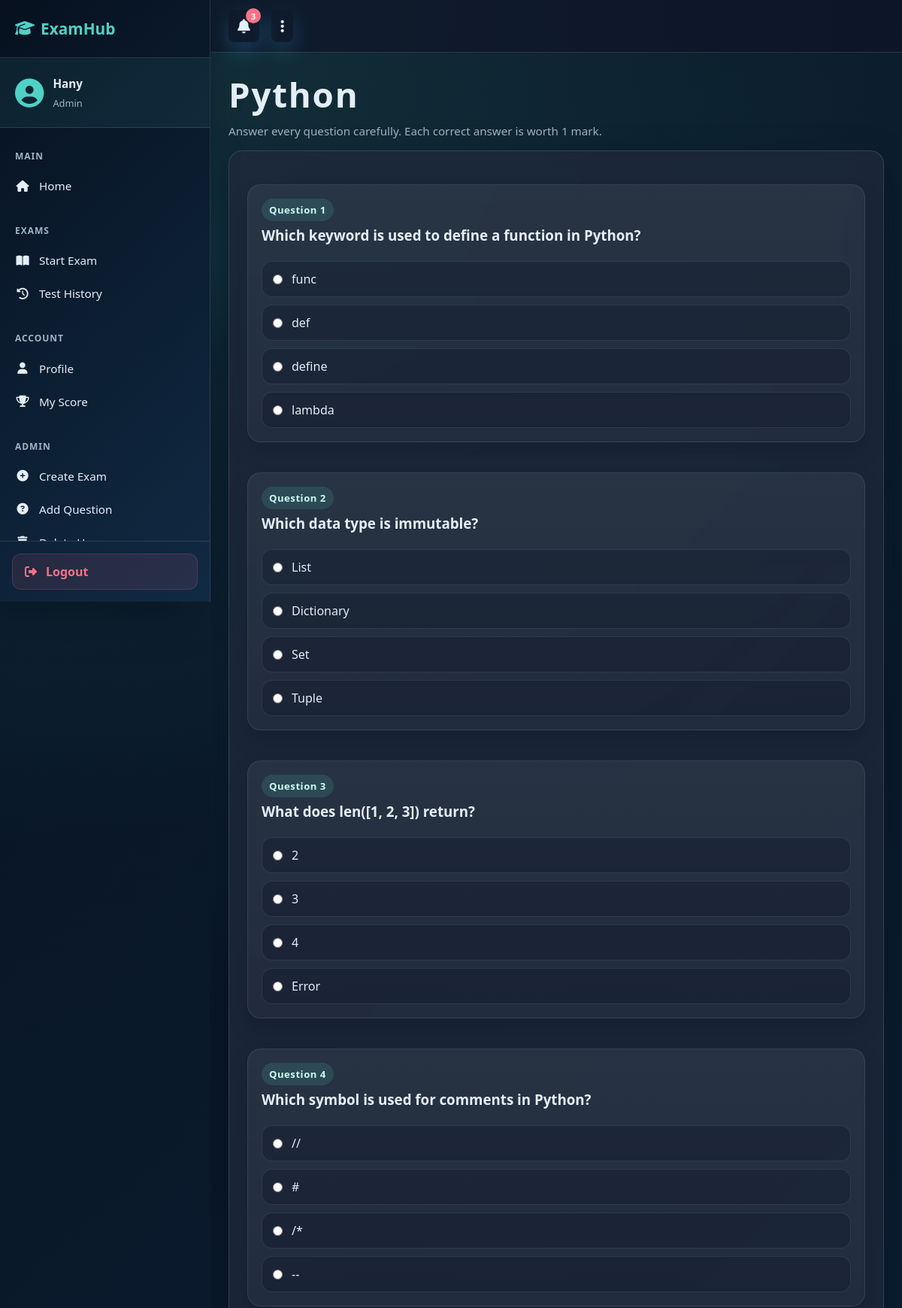
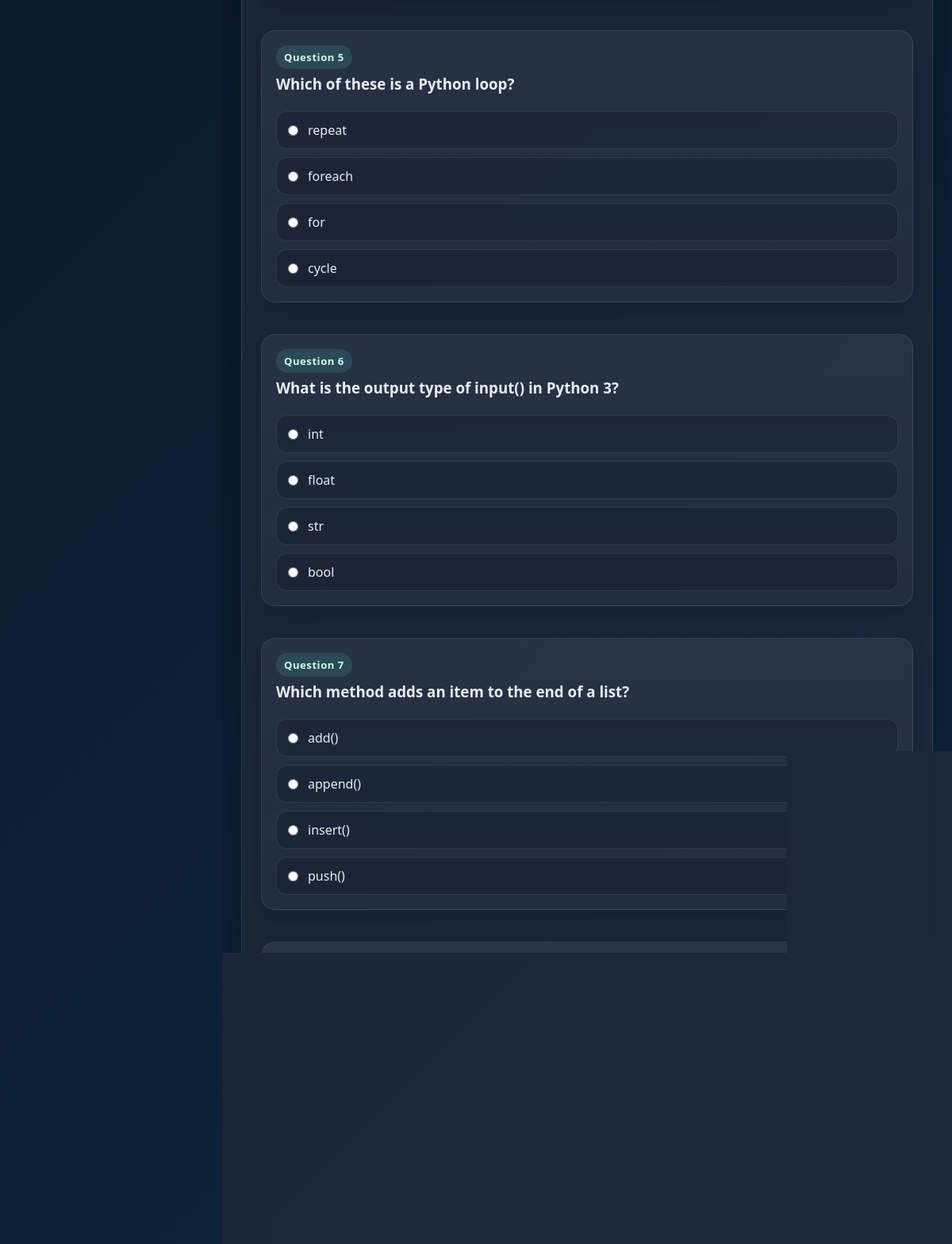
/start_exam/3 (signed in, upper part), run on the app's committed database (2 pictures, top to bottom).
### tables this page shows
CREATE TABLE exams (
    id INTEGER PRIMARY KEY AUTOINCREMENT,
    name TEXT NOT NULL,
    total_marks INTEGER CHECK(total_marks > 0)
);

CREATE TABLE questions (
    id INTEGER PRIMARY KEY AUTOINCREMENT,
    exam_id INTEGER,
    question TEXT,
    option1 TEXT,
    option2 TEXT,
    option3 TEXT,
    option4 TEXT,
    correct_answer INTEGER
);

### app.py (the view, shortened to what this page needs)
@app.route("/start_exam/<int:exam_id>", methods=["GET", "POST"])
def take_exam(exam_id):
    if "user" not in session:
        return redirect("/")
    try:
        exam = get_exam_by_id(exam_id)
        if not exam:
            return "Exam not found", 404
        questions = get_questions(exam_id)
        return render_template("quiz.html", questions=questions, exam_name=exam[1])
    except Exception as e:
        return f"Error: {e}"

### config/db_config.py (called while the page is built)
def get_connection():
    db_path = os.getenv("DB_PATH", "exam.db")
    return sqlite3.connect(db_path)

### services/exam_service.py (called while the page is built)
def get_exam_by_id(exam_id):
    conn = get_connection()
    cur = conn.cursor()
    cur.execute("SELECT * FROM exams WHERE id=?", (exam_id,))
    data = cur.fetchone()
    conn.close()
    return data

def get_questions(exam_id):
    conn = get_connection()
    cur = conn.cursor()
    cur.execute("SELECT * FROM questions WHERE exam_id=?", (exam_id,))
    data = cur.fetchall()
    conn.close()
    return data

### templates/quiz.html (shortened to what this page needs)
{% extends "base.html" %}
{% block content %}
<div class="page-intro">
    <h1 class="page-title">{{ exam_name }}</h1>
    <p class="subtle page-subtitle">Answer every question carefully. Each correct answer is worth 1 mark.</p>
</div>
<div class="container">
<form method="POST">
{% for q in questions %}
    <div class="card">
        <div class="quiz-head">
            <span class="question-index">Question {{ loop.index }}</span>
            <h3>{{ q[2] }}</h3>
        </div>
        <div class="option-list">
            <label class="option">
                <input type="radio" name="{{ q[0] }}" value="1" required>
                <span>{{ q[3] }}</span>
            </label>
            <label class="option">
                <input type="radio" name="{{ q[0] }}" value="2">
                <span>{{ q[4] }}</span>
            </label>
            <label class="option">
                <input type="radio" name="{{ q[0] }}" value="3">
                <span>{{ q[5] }}</span>
            </label>
            <label class="option">
                <input type="radio" name="{{ q[0] }}" value="4">
                <span>{{ q[6] }}</span>
            </label>
        </div>
    </div>
{% endfor %}
</form>
</div>
{% endblock %}

### static/style.css (style rules this page uses)
:root { --bg-start: #07111f; --bg-end: #102a43; --surface: rgba(15, 23, 42, 0.8); --surface-strong: rgba(15, 23, 42, 0.95); --card: rgba(30, 41, 59, 0.84); --text: #e5eef7; --muted: #9fb3c8; --primary: #4fd1c5; --primary-strong: #38bdf8; --accent: #f59e0b; --danger: #fb7185; --border: rgba(148, 163, 184, 0.22); --shadow: 0 20px 50px rgba(2, 8, 23, 0.38); }
* { margin: 0; padding: 0; box-sizing: border-box; }
body { min-height: 100vh; padding: 0; display: flex; flex-direction: row; color: var(--text); font-family: "Segoe UI", "Trebuchet MS", "Verdana", sans-serif; background: radial-gradient(circle at top left, rgba(79, 209, 197, 0.22), transparent 26%), radial-gradient(circle at bottom right, rgba(245, 158, 11, 0.18), transparent 24%), linear-gradient(135deg, var(--bg-start), var(--bg-end)); overflow-x: hidden; }
body::before, body::after { content: ""; position: fixed; inset: auto; width: 260px; height: 260px; border-radius: 999px; filter: blur(50px); opacity: 0.35; pointer-events: none; z-index: 0; }
body::before { top: 5%; left: 3%; background: rgba(56, 189, 248, 0.35); }
body::after { bottom: 3%; right: 4%; background: rgba(79, 209, 197, 0.3); }
h1 { position: relative; z-index: 1; margin-top: 6px; text-align: center; font-size: clamp(2rem, 3.8vw, 3.2rem); letter-spacing: 0.04em; font-weight: 800; }
h2, h3, p, form, table { position: relative; z-index: 1; }
p { color: var(--muted); line-height: 1.6; }
.page-intro { margin-bottom: 14px; }
.page-title { margin-top: 0; margin-bottom: 6px; text-align: left; }
.page-subtitle { margin-bottom: 0; }
.container { position: relative; z-index: 1; width: min(100%, 460px); margin-top: 14px; padding: 28px; border-radius: 26px; background: linear-gradient(180deg, var(--surface), rgba(15, 23, 42, 0.72)); border: 1px solid var(--border); box-shadow: var(--shadow); backdrop-filter: blur(14px); text-align: center; }
form { display: grid; gap: 12px; margin-top: 6px; }
input, select, textarea { width: 100%; padding: 13px 16px; border-radius: 14px; border: 1px solid rgba(148, 163, 184, 0.25); background: rgba(2, 6, 23, 0.35); color: var(--text); outline: none; transition: border-color 0.2s ease, box-shadow 0.2s ease, transform 0.2s ease; }
input::placeholder { color: #86a2bb; }
.card { margin: 14px 0; padding: 18px; border-radius: 18px; background: linear-gradient(180deg, rgba(255, 255, 255, 0.06), rgba(255, 255, 255, 0.03)); border: 1px solid rgba(148, 163, 184, 0.16); text-align: left; box-shadow: 0 14px 26px rgba(2, 8, 23, 0.18); transition: transform 0.2s ease, border-color 0.2s ease, background 0.2s ease; }
.card h3, .card h4 { margin-bottom: 8px; }
.meta, .subtle { color: var(--muted); font-size: 0.95rem; }
.quiz-head { display: flex; flex-direction: column; gap: 6px; margin-bottom: 14px; }
.question-index { display: inline-flex; width: fit-content; padding: 6px 10px; border-radius: 999px; background: rgba(79, 209, 197, 0.14); color: #ccfbf1; font-size: 0.82rem; font-weight: 700; letter-spacing: 0.04em; }
.option-list { display: grid; gap: 10px; margin-top: 12px; }
.option { display: flex; align-items: center; gap: 12px; padding: 12px 14px; border-radius: 14px; background: rgba(15, 23, 42, 0.36); border: 1px solid rgba(148, 163, 184, 0.16); cursor: pointer; transition: border-color 0.2s ease, transform 0.2s ease, background 0.2s ease; }
.option input { width: auto; margin: 0; accent-color: var(--primary-strong); }
.content-wrapper > .container { width: min(100%, 980px); margin: 0 auto; padding: 24px; border-radius: 18px; background: var(--card); border: 1px solid var(--border); box-shadow: var(--shadow); }

### data on the page
exams: name "Python"
questions: question "Which keyword is used to define a function in Python?", option1 "func", option2 "def", option3 "define", option4 "lambda"
questions: question "Which data type is immutable?", option1 "List", option2 "Dictionary", option3 "Set", option4 "Tuple"
questions: question "What does len([1, 2, 3]) return?", option1 "2", option2 "3", option3 "4", option4 "Error"
questions: question "Which symbol is used for comments in Python?", option1 "//", option2 "#", option3 "/*", option4 "--"
questions: question "Which of these is a Python loop?", option1 "repeat", option2 "foreach", option3 "for", option4 "cycle"
questions: question "What is the output type of input() in Python 3?", option1 "int", option2 "float", option3 "str", option4 "bool"
questions: question "Which method adds an item to the end of a list?", option1 "add()", option2 "append()", option3 "insert()", option4 "push()"

### other printed values
{{ session.get('user', 'User') }} "Hany"
{{ session.get('role', 'Student').title() }} "Admin"
